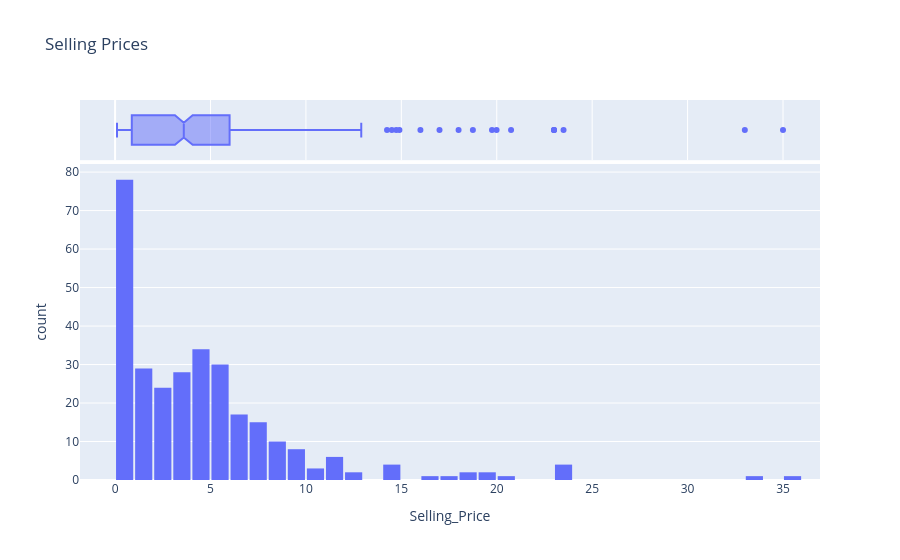

This figure's notebook cell:
### Code cell
selling_price = px.histogram(cars, x = 'Selling_Price', marginal = 'box', title = 'Selling Prices', nbins= 40) #marginal puts that box ontop of the box on top of the plot to seen the pecentiles, median, etc.
selling_price.update_layout(bargap=0.1) #only thing that can be used to put a gap)
selling_price.show()

### Figure 1 — Plotly figure (JSON) as saved in the notebook; plotly's stock layout.template omitted (floating-point values rounded to 4 significant figures; data arrays with more than 128 entries replaced by an {"elided": "..."} marker saying what was removed)
{"data": [{"bingroup": "x", "hovertemplate": "Selling_Price=%{x}<br>count=%{y}<extra></extra>", "legendgroup": "", "marker": {"color": "#636efa", "pattern": {"shape": ""}}, "name": "", "nbinsx": 40, "orientation": "v", "showlegend": false, "type": "histogram", "x": {"elided": "301 float values"}, "xaxis": "x", "yaxis": "y"}, {"hovertemplate": "Selling_Price=%{x}<extra></extra>", "legendgroup": "", "marker": {"color": "#636efa"}, "name": "", "notched": true, "showlegend": false, "type": "box", "x": {"elided": "301 float values"}, "xaxis": "x2", "yaxis": "y2"}], "layout": {"bargap": 0.1, "barmode": "relative", "legend": {"tracegroupgap": 0}, "title": {"text": "Selling Prices"}, "xaxis": {"anchor": "y", "domain": [0, 1], "title": {"text": "Selling_Price"}}, "xaxis2": {"anchor": "y2", "domain": [0, 1], "matches": "x", "showgrid": true, "showticklabels": false}, "yaxis": {"anchor": "x", "domain": [0, 0.8316], "title": {"text": "count"}}, "yaxis2": {"anchor": "x2", "domain": [0.8416, 1], "matches": "y2", "showgrid": false, "showline": false, "showticklabels": false, "ticks": ""}}}
